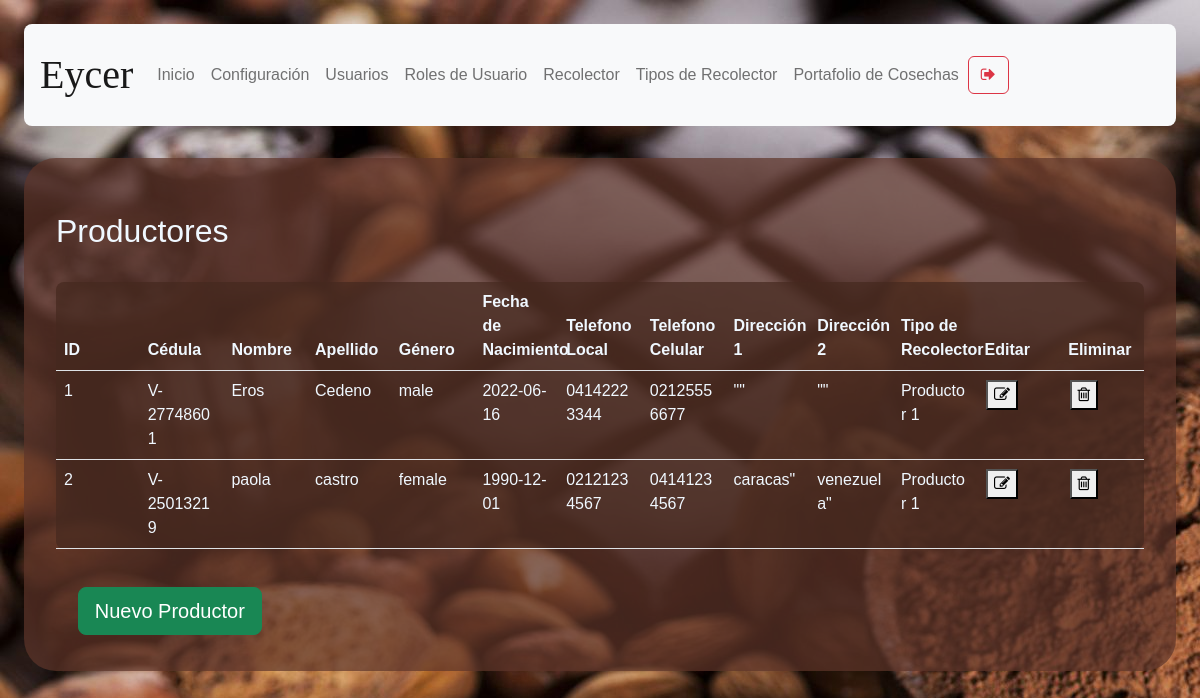
Page /productor-data (signed in) on the committed database.
### models/user.py (models this page shows, shortened)
class User(db.Model) :
    __tablename__ = "user"
    id = db.Column(db.Integer, primary_key = True)
    name = db.Column(db.String(100), nullable = False)
    last_name = db.Column(db.String(100), nullable = False)
    username = db.Column(db.String(100), unique = True, nullable = False)
    email = db.Column(db.String(100), nullable = True)
    password = db.Column(db.String(100), nullable = False)
    gender = db.Column(db.String(10), nullable = False)
    date_of_birth = db.Column(db.String(10), nullable = False)
    phone = db.Column(db.String(20), nullable = True)
    address = db.Column(db.String(150), nullable = True)
    user_rol_id = db.Column(db.Integer, db.ForeignKey('user_rol.id'))
    def get_user_rol_by_username( self, username ):
        user_rol_id = User.query.filter_by(username = username).first().user_rol_id
        user_rol = User_rol.query.get(user_rol_id).description
        return user_rol

### models/productor.py (models this page shows, shortened)
class Productor(db.Model) :
    __tablename__ = "productor"
    id = db.Column(db.Integer, primary_key = True)
    cedula = db.Column(db.String(100), nullable = False, unique=True)
    name = db.Column(db.String(100), nullable = False)
    last_name = db.Column(db.String(100), nullable = False)
    gender = db.Column(db.String(10), nullable = False)
    date_of_birth = db.Column(db.String(10), nullable = False)
    local_phone = db.Column(db.String(20), nullable = True)
    movil_phone = db.Column(db.String(20), nullable = True)
    address_1 = db.Column(db.String(150), nullable = True)
    address_2 = db.Column(db.String(150), nullable = True)
    productor_type_id = db.Column(db.Integer, db.ForeignKey('productor_type.id'))

### models/productor_type.py (models this page shows, shortened)
class Productor_type(db.Model):
    __tablename__ = 'productor_type'
    id = db.Column(db.Integer, primary_key = True)
    description = db.Column(db.String(50), nullable = False)

### routes/shopping_analyst.py (the view)
@shp_analyst.route('/productor-data')
def productor():
    if( not verify_permissions(session, User, allowed_rols) ):
        return redirect(url_for('auth.index'))
    productor_types = Productor_type.query.all()
    productors = Productor.query.all()
    if 'management-status' not in session:
        return render_template('productor-data.html', status="",\
            rol = session['rol'], productor_types = productor_types, productors = productors)
    status = session['management-status']
    session.pop('management-status', None)
    return render_template('productor-data.html', status=status, \
            rol = session['rol'], productor_types = productor_types, productors = productors)

### utils/functions.py (called while the page is built)
def verify_permissions(session, User, allowed=['admin']):
    return 'username' in session and \
    ( allowed == 'all' or User.get_user_rol_by_username(User, session['username']) in allowed)

### templates/productor-data.html (shortened to what this page needs)
{% extends "base.html" %}
{% block content %}
<h2>Productores</h2>
    <table class="table content-table fixed-table">
        <thead>
            <th>ID</th>
            <th>Cédula</th>
            <th>Nombre</th>
            <th>Apellido</th>
            <th>Género</th>
            <th>Fecha de Nacimiento</th>
            <th>Telefono Local</th>
            <th>Telefono Celular </th>
            <th>Dirección 1</th>
            <th>Dirección 2</th>
            <th>Tipo de Recolector</th>
            <th>Editar</th>
            <th>Eliminar</th>
        </thead>
        <tbody>
        {% for productor in productors %}
        <tr>
            <td>{{ productor.id }}</td>
            <td>{{ productor.cedula }}</td>
            <td>{{ productor.name }}</td>
            <td>{{ productor.last_name }}</td>
            <td>{{ productor.gender }}</td>
            <td>{{ productor.date_of_birth }}</td>
            <td>{{ productor.local_phone }}</td>
            <td>{{ productor.movil_phone }}</td>
            <td>{{ productor.address_1 }}</td>
            <td>{{ productor.address_2 }}</td>
            {% for type in productor_types %}
            {% if type.id == productor.productor_type_id %}
            <td>{{ type.description }} </td>
            {% endif %}
            {% endfor %}
            <td><button onclick="window.location.href=`/productor-data/edit-productor/{{ productor.id }}`"><i class="fa fa-pencil-square-o" aria-hidden="true"></i></button></td>
            <td><button onclick='deleteConfirm( {{productor.id}}, "Productor" )'><i class="fa fa-trash-o" aria-hidden="true"></i></button></td>
        </tr>
        {% endfor %}
        </tbody>
    </table>
    <button type="submit" onclick="showForm()" class="btn btn-success btn-lg mb-1">Nuevo Productor</button>
{% endblock %}

### templates/base.html (shortened to what this page needs)
<!DOCTYPE html>
<html>
<head>
    <link href="https://cdn.jsdelivr.net/npm/bootstrap@5.2.0-beta1/dist/css/bootstrap.min.css" rel="stylesheet">
     <link rel="stylesheet" href="https://cdnjs.cloudflare.com/ajax/libs/font-awesome/4.7.0/css/font-awesome.min.css">
     <link rel='stylesheet' type='text/css' media='screen'  href= "{{ url_for('static',filename='styles/main.css') }}">
</head>
<body>
    <nav class="navbar navbar-expand-lg navbar-light bg-light top">
        <a class="navbar-brand nav-user" href="#"> {{ session['username'] }}</a>
        <div class="collapse navbar-collapse" id="navbarSupportedContent">
          <ul class="navbar-nav mr-auto">
            <li class="nav-item active">
              <a class="nav-link" href="/">Inicio <span class="sr-only">(current)</span></a>
            </li>
            <li class="nav-item">
              <a class="nav-link" href="/user-settings">Configuración</a>
            </li>
            {% if rol == 'admin' %}
            <li class="nav-item">
                <a class="nav-link" href="/user-management">Usuarios</a>
            </li>
            <li class="nav-item">
                <a class="nav-link" href="/user-rol-management">Roles de Usuario</a>
            </li>
            <li class="nav-item">
                <a class="nav-link" href="/productor-data">Recolector</a>
            </li>
            <li class="nav-item">
                <a class="nav-link" href="/productor-type">Tipos de Recolector</a>
            </li>
            <li class="nav-item">
              <a class="nav-link" href="/user-harvest">Portafolio de Cosechas</a>
            </li>
                {% endif %}
          </ul>
          <form action="logout">
          <button class="btn btn-outline-danger my-2 my-sm-0">
              <i class="fa fa-sign-out" aria-hidden="true"></i>
            </button>
          </form>
        </div>
      </nav>
    <section class="content">
        {% block content %}
        {% endblock %}
    </section>
</body>
</html>

### static/styles/main.css (style rules this page uses)
body { background-color:aliceblue; background-image: url("../media/2316549.jpg"); margin: 2%; font-family: 'Gill Sans', 'Gill Sans MT', Calibri, 'Trebuchet MS', sans-serif; }
button { margin: 2%; }
h1, h2 { margin-top: 2%; }
section.content { background-color: rgba(95, 54, 42, 0.7); padding: 2em; color:aliceblue; margin-top: 2em; border-radius: 2em; }
.content-table { background-color: rgba(69, 40, 31, 0.7); padding: 2em; color:aliceblue; margin-top: 2em; border-radius: .5em; }
nav.top { padding: 1em; border-radius: 0.5em; }
.nav-user { text-transform: capitalize; text-align: center; font-family: cursive; font-size: 2.5em; }
table { width:100%; table-layout:fixed; }
td { word-wrap:break-word; }

### rows in the picture
User: username "Eycer"
Productor: id "1", cedula "V-27748601", name "Eros", last_name "Cedeno", gender "male", date_of_birth "2022-06-16", local_phone "04142223344", movil_phone "02125556677", address_1 "\"\"", address_2 "\"\""
Productor_type: description "Productor 1"
Productor: id "2", cedula "V-25013219", name "paola", last_name "castro", gender "female", date_of_birth "1990-12-01", local_phone "02121234567", movil_phone "04141234567", address_1 "caracas\"", address_2 "venezuela\""
